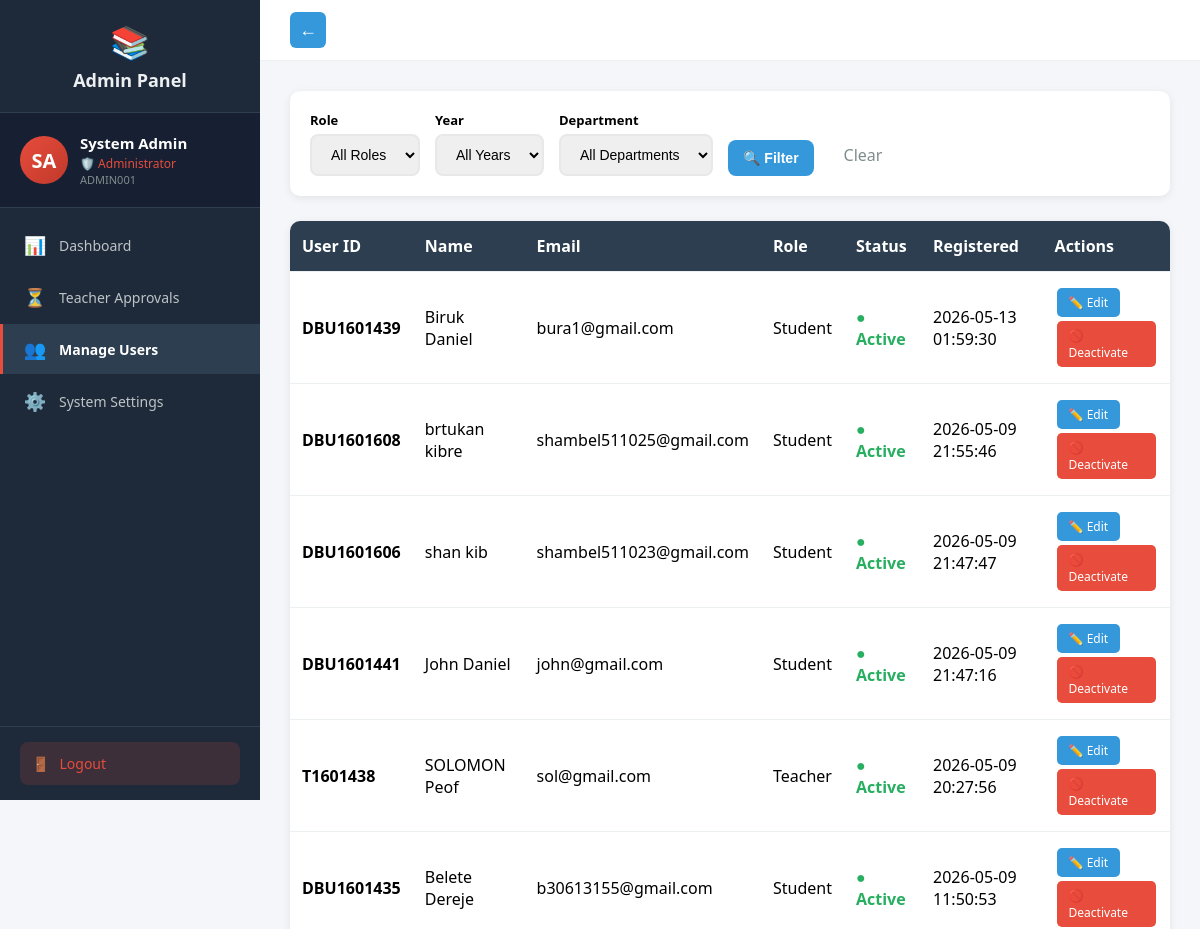
/admin/users (signed in, upper part), run on an earlier commit of the app's database.
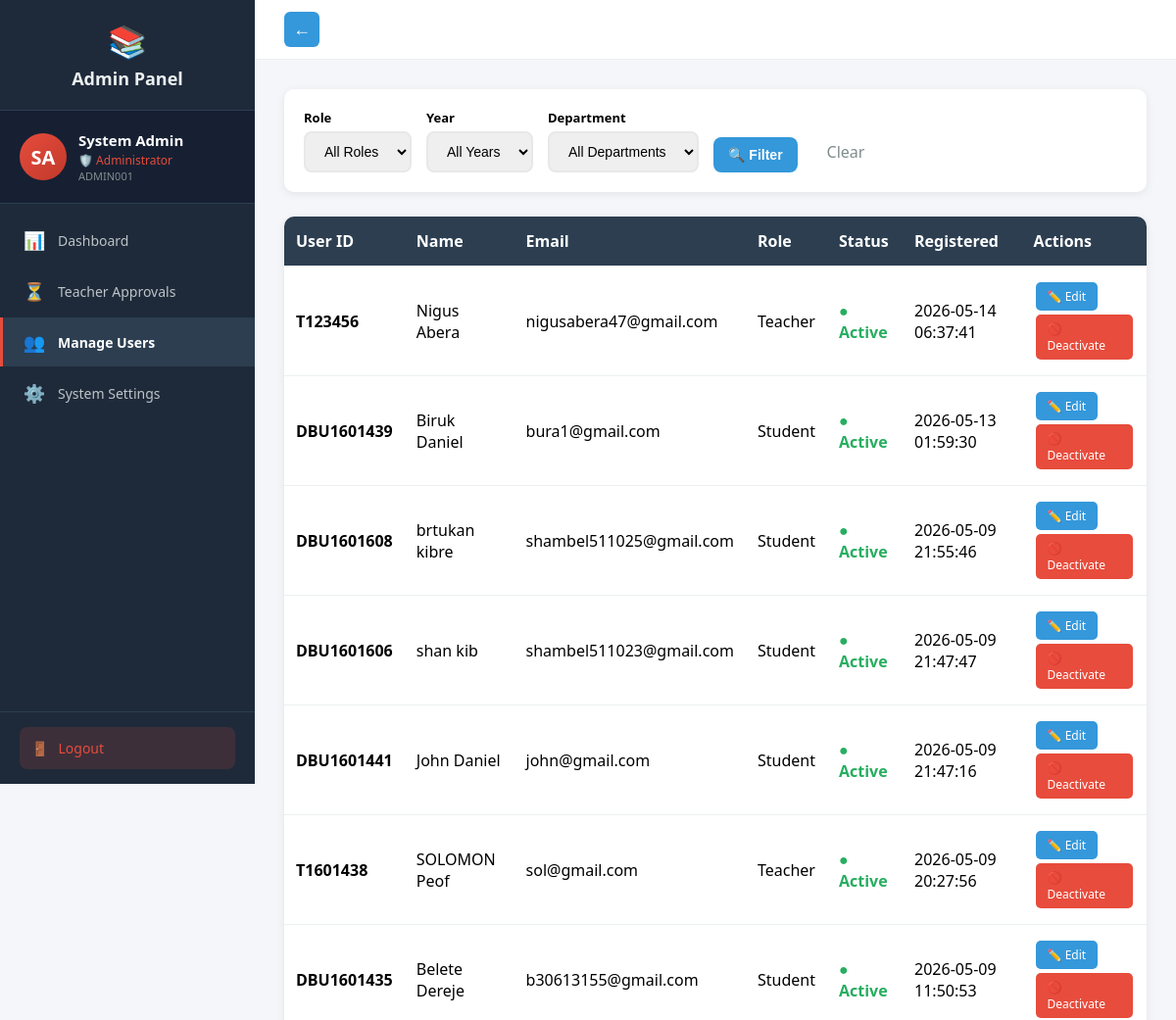
And on a later commit of the database.
### tables this page shows
CREATE TABLE users (
            id INTEGER PRIMARY KEY AUTOINCREMENT,
            user_id TEXT UNIQUE NOT NULL,
            first_name TEXT NOT NULL,
            last_name TEXT NOT NULL,
            email TEXT UNIQUE NOT NULL,
            password_hash TEXT NOT NULL,
            role TEXT NOT NULL,
            is_approved INTEGER DEFAULT 0,
            created_at TIMESTAMP DEFAULT CURRENT_TIMESTAMP
        );

### routes_admin.py (the view)
@admin_bp.route('/users', endpoint='manage_users')
@login_required
def manage_users():
    if current_user.role != 'admin':
        return redirect(url_for('auth.login'))
    conn = get_db()
    cur = conn.cursor()
    role_filter = request.args.get('role', '').strip()
    year_filter = request.args.get('year', '').strip()
    dept_filter = request.args.get('department', '').strip()
    query = "SELECT id, user_id, first_name, last_name, email, role, is_approved, created_at FROM users WHERE 1=1"
    params = []
    if role_filter:
        query += " AND role = ?"
        params.append(role_filter)
    query += " ORDER BY created_at DESC"
    cur.execute(query, params)
    all_users = cur.fetchall()
    filtered_users = []
    for u in all_users:
        include = True
        if year_filter and u['role'] == 'student':
            cur.execute("SELECT year FROM students WHERE user_id = ?", (u['id'],))
            row = cur.fetchone()
            if not row or str(row[0]) != year_filter:
                include = False
        if dept_filter and u['role'] == 'student':
            cur.execute("SELECT department FROM students WHERE user_id = ?", (u['id'],))
            row = cur.fetchone()
            if not row or row[0] != dept_filter:
                include = False
        if year_filter and u['role'] == 'teacher':
            cur.execute("SELECT years FROM teachers WHERE user_id = ?", (u['id'],))
            row = cur.fetchone()
            if not row or year_filter not in row[0]:
                include = False
        if dept_filter and u['role'] == 'teacher':
            cur.execute("SELECT departments FROM teachers WHERE user_id = ?", (u['id'],))
            row = cur.fetchone()
            if not row or dept_filter not in row[0]:
                include = False
        if include:
            filtered_users.append(u)
    depts = set()
    cur.execute("SELECT department FROM students")
    for row in cur.fetchall():
        if row[0]: depts.add(row[0])
    cur.execute("SELECT departments FROM teachers")
    for row in cur.fetchall():
        if row[0]:
            for d in row[0].split(','):
                depts.add(d.strip())
    departments = sorted(list(depts))
    years = set()
    cur.execute("SELECT year FROM students")
    for row in cur.fetchall():
        if row[0]: years.add(str(row[0]))
    cur.execute("SELECT years FROM teachers")
    for row in cur.fetchall():
        if row[0]:
            for y in row[0].split(','):
                years.add(y.strip())
    years = sorted(list(years))
    conn.close()
    return render_template('admin/users.html', users=filtered_users, departments=departments, years=years,
                         role_filter=role_filter, year_filter=year_filter, dept_filter=dept_filter)

### auth.py (called while the page is built)
def get_db():
    conn = sqlite3.connect('assignments.db')
    conn.row_factory = sqlite3.Row
    return conn

@login_manager.user_loader
def load_user(user_id):
    conn = get_db()
    cur = conn.cursor()
    cur.execute("SELECT id, user_id, first_name, last_name, email, role, is_approved FROM users WHERE id = ?", (user_id,))
    user = cur.fetchone()
    cur.close()
    conn.close()
    if user:
        from flask_login import UserMixin
        class User(UserMixin):
            pass
        u = User()
        u.id = user['id']
        u.user_id = user['user_id']
        u.first_name = user['first_name']
        u.last_name = user['last_name']
        u.email = user['email']
        u.role = user['role']
        u.is_approved = user['is_approved']
        return u
    return None

### routes_admin.py (called while the page is built)
def get_db():
    conn = sqlite3.connect('assignments.db')
    conn.row_factory = sqlite3.Row
    return conn

### templates/admin/users.html (shortened to what this page needs)
{% extends "admin_base.html" %}
{% block content %}
<div class="filter-bar">
    <form method="GET" style="display:flex; gap:15px; align-items:end; flex-wrap:wrap;">
        <div>
            <label style="font-weight:600; font-size:13px; display:block; margin-bottom:5px;">Role</label>
            <select name="role" onchange="this.form.submit()">
                <option value="">All Roles</option>
            </select>
        </div>
        <div>
            <label style="font-weight:600; font-size:13px; display:block; margin-bottom:5px;">Year</label>
            <select name="year" onchange="this.form.submit()">
                <option value="">All Years</option>
            </select>
        </div>
        <div>
            <label style="font-weight:600; font-size:13px; display:block; margin-bottom:5px;">Department</label>
            <select name="department" onchange="this.form.submit()">
                <option value="">All Departments</option>
            </select>
        </div>
        <button type="submit">🔍 Filter</button>
        <a href="/admin/users" style="padding:10px 15px; color:#7f8c8d; text-decoration:none;">Clear</a>
    </form>
</div>
<table>
    <tr>
        <th>User ID</th><th>Name</th><th>Email</th><th>Role</th><th>Status</th><th>Registered</th><th>Actions</th>
    </tr>
    {% for u in users %}
    <tr>
        <td><strong>{{ u[1] }}</strong></td>
        <td>{{ u[2] }} {{ u[3] }}</td>
        <td>{{ u[4] }}</td>
        <td><span style="text-transform:capitalize;">{{ u[5] }}</span></td>
        <td>
            {% if u[6] %}
                <span class="status-active">● Active</span>
            {% else %}
                <span class="status-inactive">● Inactive</span>
            {% endif %}
        </td>
        <td>{{ u[7] if u[7] else '' }}</td>
        <td>
            <a href="/admin/edit-user/{{ u[0] }}" class="btn btn-primary">✏️ Edit</a>
            <a href="/admin/toggle-user/{{ u[0] }}" class="btn {{ 'btn-danger' if u[6] else 'btn-warning' }}">
                {{ '🚫 Deactivate' if u[6] else '✅ Activate' }}
            </a>
        </td>
    </tr>
    {% endfor %}
</table>
{% endblock %}

### templates/admin_base.html (shortened to what this page needs)
<!DOCTYPE html>
<html>
<head>
</head>
<body>
    <div class="layout">
        <div class="sidebar" id="sidebar">
            <div class="logo">
                <span class="icon">📚</span>
                Admin Panel
            </div>
            <div class="profile-card">
                <div class="avatar">{{ current_user.first_name[0] }}{{ current_user.last_name[0] }}</div>
                <div class="info">
                    <div class="name">{{ current_user.first_name }} {{ current_user.last_name }}</div>
                    <div class="role">🛡️ Administrator</div>
                    <div class="id-text">{{ current_user.user_id }}</div>
                </div>
            </div>
            <nav>
                <a href="/admin/dashboard" class="{{ 'active' if request.path == '/admin/dashboard' }}" onclick="closeSidebar()">
                    <span class="icon">📊</span> Dashboard
                </a>
                <a href="/admin/dashboard#approvals" onclick="document.getElementById("panel-dashboard").classList.add("hidden");document.getElementById("panel-approvals").classList.remove("hidden")" onclick="closeSidebar()">
                    <span class="icon">⏳</span> Teacher Approvals
                </a>
                <a href="/admin/users" class="{{ 'active' if request.path == '/admin/users' }}" onclick="closeSidebar()">
                    <span class="icon">👥</span> Manage Users
                </a>
                <a href="/admin/settings" class="{{ 'active' if request.path == '/admin/settings' }}" onclick="closeSidebar()">
                    <span class="icon">⚙️</span> System Settings
                </a>
            </nav>
            <div class="sidebar-footer">
                <a href="/logout" class="logout-btn">
                    <span class="icon">🚪</span> Logout
                </a>
            </div>
        </div>
        <div class="main">
            <div class="topbar">
                {% if request.path != '/admin/dashboard' %}
                <button id="back-btn" class="back-btn" onclick="goBack()"><span class="back-icon">←</span></button>
                {% endif %}
            </div>
            <div class="content">
                {% block content %}{% endblock %}
            </div>
        </div>
    </div>
</body>
</html>

### templates/admin_base.html (style rules this page uses)
* { margin: 0; padding: 0; box-sizing: border-box; }
body { font-family: 'Segoe UI', Arial, sans-serif; background: #f5f6fa; }
.layout { display: flex; min-height: 100vh; }
.sidebar { width: 260px; background: #1e2a3a; color: #ecf0f1; padding: 0; position: fixed; height: 100vh; overflow-y: auto; z-index: 100; transition: transform 0.3s; display: flex; flex-direction: column; }
.sidebar .logo { padding: 20px; font-size: 18px; font-weight: bold; text-align: center; border-bottom: 1px solid #2c3e50; }
.sidebar .logo .icon { font-size: 32px; display: block; margin-bottom: 5px; }
.sidebar .profile-card { padding: 20px; border-bottom: 1px solid #2c3e50; display: flex; align-items: center; gap: 12px; background: #162032; }
.sidebar .profile-card .avatar { width: 48px; height: 48px; border-radius: 50%; background: linear-gradient(135deg, #e74c3c, #c0392b); color: white; display: flex; align-items: center; justify-content: center; font-weight: bold; font-size: 20px; flex-shrink: 0; }
.sidebar .profile-card .info { overflow: hidden; }
.sidebar .profile-card .info .name { font-weight: 600; font-size: 15px; color: white; }
.sidebar .profile-card .info .role { font-size: 12px; color: #e74c3c; margin-top: 2px; }
.sidebar .profile-card .info .id-text { font-size: 11px; color: #7f8c8d; }
.sidebar nav { flex: 1; padding: 10px 0; }
.sidebar nav a { display: flex; align-items: center; padding: 13px 20px; color: #bdc3c7; text-decoration: none; font-size: 14px; border-left: 3px solid transparent; cursor: pointer; transition: all 0.2s; margin: 2px 0; }
.sidebar nav a.active { background: #2c3e50; color: white; border-left-color: #e74c3c; font-weight: bold; }
.sidebar nav a .icon { margin-right: 12px; font-size: 18px; width: 24px; text-align: center; }
.sidebar .sidebar-footer { padding: 15px 20px; border-top: 1px solid #2c3e50; }
.sidebar .sidebar-footer .logout-btn { display: flex; align-items: center; gap: 10px; padding: 12px; background: rgba(231,76,60,0.15); color: #e74c3c; text-decoration: none; border-radius: 8px; font-size: 14px; font-weight: 500; }
.main { margin-left: 260px; flex: 1; width: calc(100% - 260px); }
.topbar { background: white; padding: 12px 30px; display: flex; justify-content: space-between; align-items: center; border-bottom: 1px solid #ecf0f1; }
.back-btn { background: #3498db; color: white; border: none; padding: 6px 10px; border-radius: 6px; cursor: pointer; font-size: 16px; margin-right: 12px; display: inline-flex; align-items: center; justify-content: center; width:36px; height:36px; }
.back-btn .back-icon { font-weight: 700; font-size: 18px; line-height: 1; }
.content { padding: 30px; }

### templates/admin/users.html (style rules this page uses)
.filter-bar { background: white; padding: 20px; border-radius: 10px; box-shadow: 0 2px 8px rgba(0,0,0,0.08); margin-bottom: 25px; display: flex; gap: 15px; align-items: end; flex-wrap: wrap; }
.filter-bar select, .filter-bar button { padding: 10px 15px; border: 2px solid #e8e8e8; border-radius: 8px; font-size: 14px; }
.filter-bar button { background: #3498db; color: white; border: none; cursor: pointer; font-weight: 600; }
table { width: 100%; border-collapse: collapse; background: white; border-radius: 10px; overflow: hidden; box-shadow: 0 2px 8px rgba(0,0,0,0.08); }
th, td { padding: 14px 12px; text-align: left; border-bottom: 1px solid #ecf0f1; }
th { background: #2c3e50; color: white; font-weight: 600; }
.btn { padding: 6px 12px; border: none; border-radius: 5px; cursor: pointer; text-decoration: none; color: white; font-size: 12px; display: inline-block; margin: 2px; }
.btn-primary { background: #3498db; }
.btn-danger { background: #e74c3c; }
.status-active { color: #27ae60; font-weight: bold; }

What changed in the data, as far as the page shows it:
added users: user "T123456", first_name "Nigus", last_name "Abera", email "nigusabera47@gmail.com", role "Teacher", shows "● Active", created_at "2026-05-14 06:37:41", is_approved "🚫 Deactivate"
